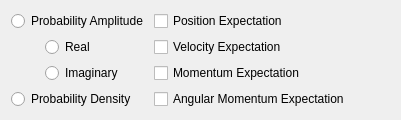
             <widget class="QWidget" name="display_2">
              <attribute name="title">
               <string>Display</string>
              </attribute>
              <layout class="QVBoxLayout" name="verticalLayout_28">
               <item>
                <layout class="QHBoxLayout" name="horizontalLayout_10" stretch="1,1,2">
                 <item>
                  <layout class="QVBoxLayout" name="verticalLayout_26">
                   <item>
                    <widget class="QRadioButton" name="radioButton_19">
                     <property name="text">
                      <string>Probability Amplitude</string>
                     </property>
                    </widget>
                   </item>
                   <item>
                    <layout class="QGridLayout" name="gridLayout_4" rowstretch="0,0" columnstretch="1,3">
                     <item row="0" column="0">
                      <spacer name="horizontalSpacer_6">
                       <property name="orientation">
                        <enum>Qt::Orientation::Horizontal</enum>
                       </property>
                       <property name="sizeHint" stdset="0">
                        <size>
                         <width>40</width>
                         <height>20</height>
                        </size>
                       </property>
                      </spacer>
                     </item>
                     <item row="1" column="0">
                      <spacer name="horizontalSpacer_7">
                       <property name="orientation">
                        <enum>Qt::Orientation::Horizontal</enum>
                       </property>
                       <property name="sizeHint" stdset="0">
                        <size>
                         <width>40</width>
                         <height>20</height>
                        </size>
                       </property>
                      </spacer>
                     </item>
                     <item row="0" column="1">
                      <widget class="QRadioButton" name="radioButton_21">
                       <property name="text">
                        <string>Real</string>
                       </property>
                      </widget>
                     </item>
                     <item row="1" column="1">
                      <widget class="QRadioButton" name="radioButton_22">
                       <property name="text">
                        <string>Imaginary</string>
                       </property>
                      </widget>
                     </item>
                    </layout>
                   </item>
                   <item>
                    <widget class="QRadioButton" name="radioButton_20">
                     <property name="text">
                      <string>Probability Density</string>
                     </property>
                    </widget>
                   </item>
                  </layout>
                 </item>
                 <item>
                  <layout class="QVBoxLayout" name="verticalLayout_27">
                   <item>
                    <widget class="QCheckBox" name="checkBox_17">
                     <property name="text">
                      <string>Position Expectation</string>
                     </property>
                    </widget>
                   </item>
                   <item>
                    <widget class="QCheckBox" name="checkBox_18">
                     <property name="text">
                      <string>Velocity Expectation</string>
                     </property>
                    </widget>
                   </item>
                   <item>
                    <widget class="QCheckBox" name="checkBox_19">
                     <property name="text">
                      <string>Momentum Expectation</string>
                     </property>
                    </widget>
                   </item>
                   <item>
                    <widget class="QCheckBox" name="checkBox">
                     <property name="text">
                      <string>Angular Momentum Expectation</string>
                     </property>
                    </widget>
                   </item>
                  </layout>
                 </item>
                 <item>
                  <spacer name="horizontalSpacer_8">
                   <property name="orientation">
                    <enum>Qt::Orientation::Horizontal</enum>
                   </property>
                   <property name="sizeHint" stdset="0">
                    <size>
                     <width>40</width>
                     <height>20</height>
                    </size>
                   </property>
                  </spacer>
                 </item>
                </layout>
               </item>
              </layout>
             </widget>
